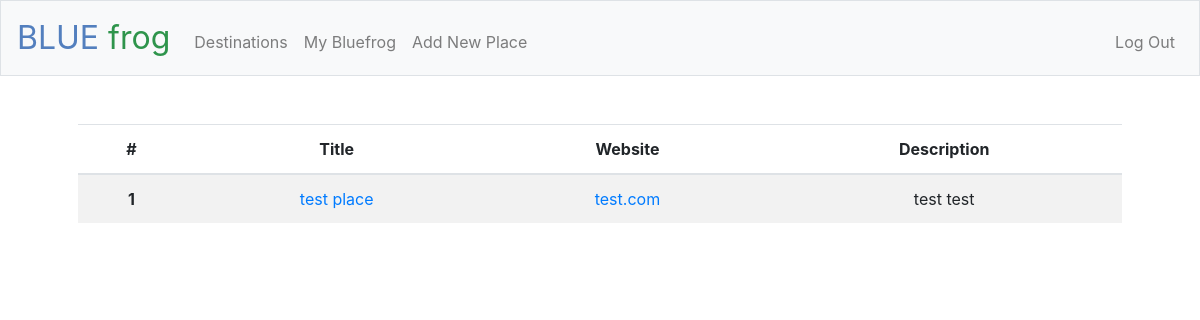
The page /destination/DEN (signed in) on the database its author committed.
### tables this page shows
CREATE TABLE places (id INTEGER PRIMARY KEY AUTOINCREMENT NOT NULL, title TEXT NOT NULL, dest_id INTEGER NOT NULL, url TEXT, email TEXT, phone TEXT, description TEXT, public BOOLEAN, 'timestamp' TIMESTAMP DEFAULT CURRENT_TIMESTAMP NOT NULL, FOREIGN KEY(dest_id) REFERENCES destinations(id));

### app.py (the view)
@app.route("/destination/<iata>")
@login_required
def destination(iata):
    destination = db.execute("SELECT * FROM destinations WHERE iata = :iata", iata = iata)
    dest_id = destination[0]["id"]
    place_list = db.execute("SELECT id, title, url, description FROM places WHERE dest_id = :dest_id", dest_id = dest_id)
    print(place_list)
    return render_template("destination.html", place_list = place_list, iata = iata)

### app.py (called while the page is built)
@app.after_request
def after_request(response):
    response.headers["Cache-Control"] = "no-cache, no-store, must-revalidate"
    response.headers["Expires"] = 0
    response.headers["Pragma"] = "no-cache"
    return response

### helpers.py (called while the page is built)
def login_required(f):
    @wraps(f)
    def decorated_function(*args, **kwargs):
        if session.get("user_id") is None:
            return redirect("/login")
        return f(*args, **kwargs)
    return decorated_function

### templates/destination.html (shortened to what this page needs)
{% extends "layout.html" %}
{% block main %}
<table class="table table-striped">
  <thead>
    <tr>
      <th scope="col">#</th>
      <th scope="col">Title</th>
      <th scope="col">Website</th>
      <th scope="col">Description</th>
    </tr>
  </thead>
<tbody>
  {% for place in place_list %}
  <tr>
    <th scope="row">{{ loop.index }}</th>
    <td><a href={{ url_for('place', place_id=place["id"]) }}>{{ place["title"] }}</a></td>
    <td><a href={{ place["url"] }}>{{ place["url"] }}</a></td>
    <td>{{ place["description"] }}</td>
  </tr>
  {% endfor %}
</tbody>
</table>
{% endblock %}

### rows shown on the page
places: title "test place", url "test.com", description "test test"
